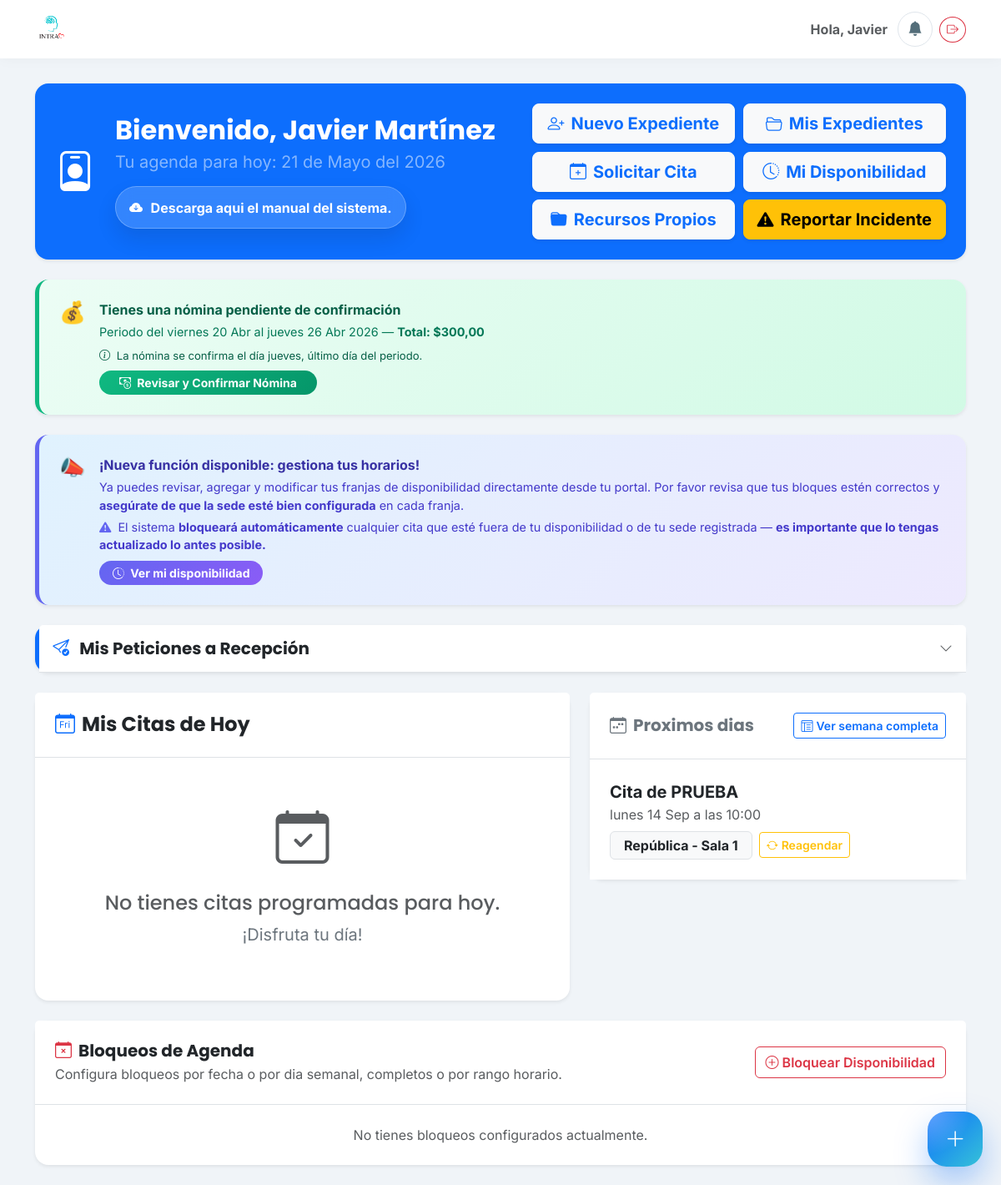
The page /portal-medico/ (signed in) on the database as committed earlier.
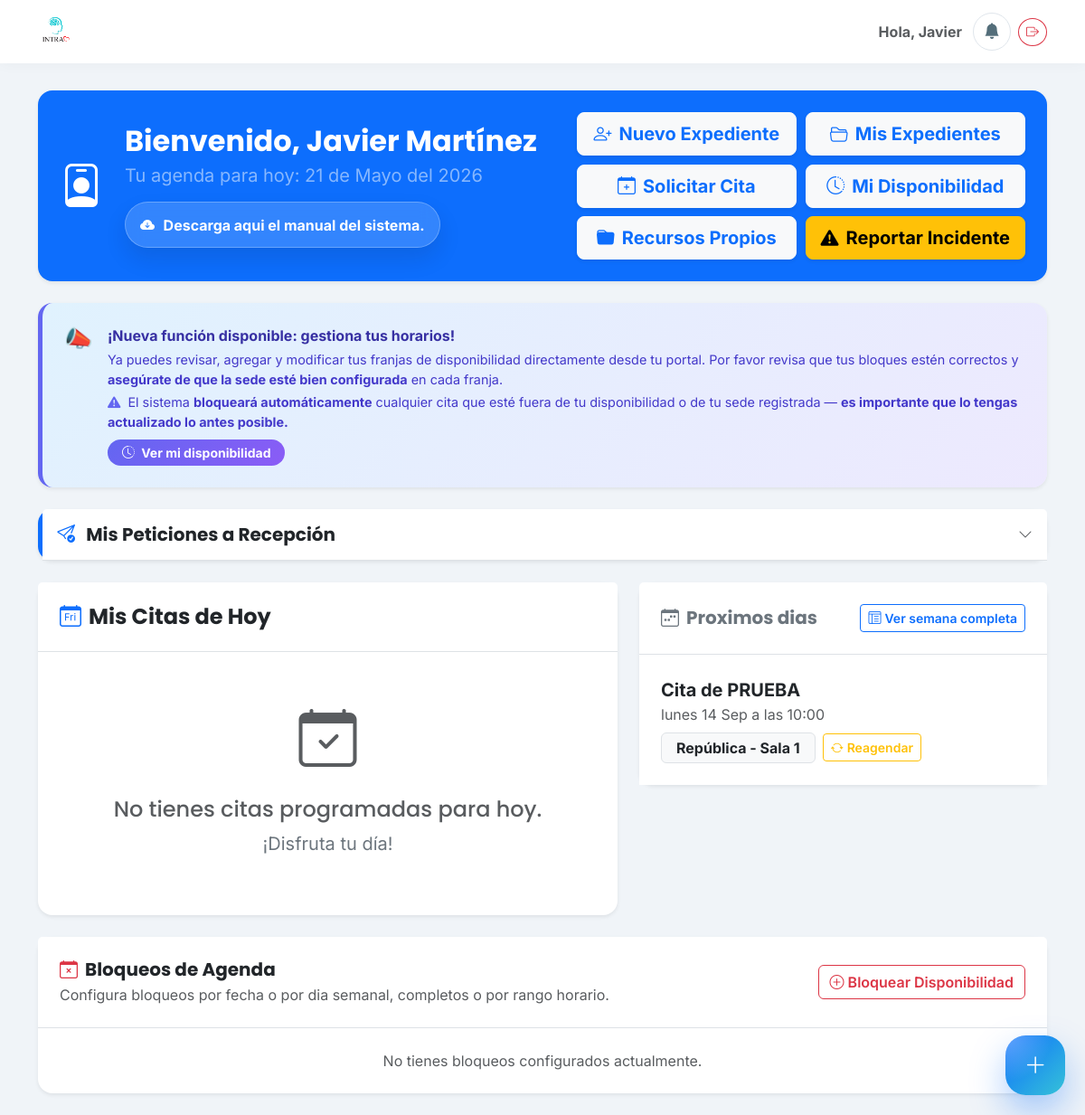
The same page on the database as committed later.
### clinica/models.py (models this page shows, shortened)
class CorteSemanal(models.Model):
    ESTATUS_BORRADOR = 'borrador'
    ESTATUS_APROBADO = 'aprobado'
    ESTATUS_PAGADO = 'pagado'
    ESTATUS_CHOICES = [
        (ESTATUS_BORRADOR, 'Borrador'),
        (ESTATUS_APROBADO, 'Aprobado'),
        (ESTATUS_PAGADO, 'Pagado'),
    ]
    terapeuta = models.ForeignKey(
        'Terapeuta', on_delete=models.PROTECT, related_name='cortes_semanales'
    )
    fecha_inicio = models.DateField(help_text="Lunes de la semana del corte.")
    fecha_fin = models.DateField(help_text="Domingo de la semana del corte.")
    total_sesiones = models.IntegerField(default=0)
    subtotal_sesiones = models.DecimalField(max_digits=10, decimal_places=2, default=0,
                                            help_text="Suma de pagos por sesión (sin bonos).")
    total_bonos = models.DecimalField(max_digits=10, decimal_places=2, default=0,
                                      help_text="Suma de todos los bonos del periodo.")
    total_pago = models.DecimalField(max_digits=10, decimal_places=2, default=0,
                                     help_text="Total a pagar: subtotal_sesiones + total_bonos.")
    estatus = models.CharField(max_length=20, choices=ESTATUS_CHOICES, default=ESTATUS_BORRADOR)
    aprobado_por = models.ForeignKey(
        User, on_delete=models.SET_NULL, null=True, blank=True, related_name='cortes_aprobados'
    )
    aprobado_en = models.DateTimeField(null=True, blank=True)
    CONFIRMACION_ACEPTADO = 'aceptado'
    CONFIRMACION_INCIDENCIA = 'incidencia'
    CONFIRMACION_CHOICES = [
        ('aceptado', 'Aceptado por terapeuta'),
        ('incidencia', 'Incidencia reportada'),
    ]
    confirmacion_terapeuta = models.CharField(
        max_length=20, choices=CONFIRMACION_CHOICES, null=True, blank=True,
    )
    confirmacion_terapeuta_en = models.DateTimeField(null=True, blank=True)
    notas = models.TextField(blank=True)
    creado_en = models.DateTimeField(auto_now_add=True)
    class Meta:
        verbose_name = "Corte Semanal"
        verbose_name_plural = "Cortes Semanales"
        unique_together = [('terapeuta', 'fecha_inicio')]
        ordering = ['-fecha_inicio', 'terapeuta']

### clinica/views.py (the view)
# urls.py: path('portal-medico/', clinica_views.portal_terapeuta, name='portal_terapeuta'),
@login_required
def portal_terapeuta(request):
    if not hasattr(request.user, 'perfil_terapeuta'):
        return redirect('home')
    mi_perfil = request.user.perfil_terapeuta
    hoy = date.today()
    meses = ['Enero', 'Febrero', 'Marzo', 'Abril', 'Mayo', 'Junio', 'Julio', 'Agosto', 'Septiembre', 'Octubre', 'Noviembre', 'Diciembre']
    fecha_bonita = f"{hoy.day} de {meses[hoy.month - 1]} del {hoy.year}"
    citas_hoy = Cita.objects.filter(
        terapeuta=mi_perfil,
        fecha=hoy,
    ).order_by('hora')
    citas_proximas = Cita.objects.filter(
        terapeuta=mi_perfil,
        fecha__gt=hoy,
    ).order_by('fecha', 'hora')[:10]
    try:
        semana_offset = int(request.GET.get('semana_offset', 0))
    except (TypeError, ValueError):
        semana_offset = 0
    inicio_semana = hoy - timedelta(days=hoy.weekday()) + timedelta(weeks=semana_offset)
    fin_semana = inicio_semana + timedelta(days=6)
    citas_semana = list(
        Cita.objects.filter(
            terapeuta=mi_perfil,
            fecha__gte=inicio_semana,
            fecha__lte=fin_semana,
        )
        .select_related('consultorio', 'servicio', 'paciente')
        .prefetch_related('pacientes_adicionales')
        .order_by('fecha', 'hora')
    )
    citas_por_fecha = defaultdict(list)
    for cita in citas_semana:
        citas_por_fecha[cita.fecha].append(cita)
    dias_semana_cortos = ['Lun', 'Mar', 'Mié', 'Jue', 'Vie', 'Sáb', 'Dom']
    meses_cortos = ['ene', 'feb', 'mar', 'abr', 'may', 'jun', 'jul', 'ago', 'sep', 'oct', 'nov', 'dic']
    agenda_semanal = []
    for offset in range(7):
        fecha_item = inicio_semana + timedelta(days=offset)
        agenda_semanal.append({
            'fecha': fecha_item,
            'nombre_corto': dias_semana_cortos[fecha_item.weekday()],
            'mes_corto': meses_cortos[fecha_item.month - 1],
            'es_hoy': fecha_item == hoy,
            'citas': citas_por_fecha.get(fecha_item, []),
        })
    mis_solicitudes = SolicitudCita.objects.filter(
        terapeuta=mi_perfil
    ).order_by('-fecha_creacion')[:5]
    mis_reagendos = SolicitudReagendo.objects.filter(
        terapeuta=mi_perfil
    ).select_related('cita', 'cita__paciente').order_by('-creado_en')[:10]
    bloqueos_futuros = mi_perfil.bloqueos_agenda.filter(
        activo=True,
    ).filter(
        Q(tipo_bloqueo=BloqueoAgendaTerapeuta.TIPO_PERMANENTE) |
        Q(fecha_fin__gte=hoy) |
        Q(fecha_fin__isnull=True, fecha_inicio__gte=hoy)
    ).order_by('alcance', 'dia_semana', 'fecha_inicio', 'hora_inicio')
    manual_portal = AccesoDirectoPortal.objects.filter(
        clave=AccesoDirectoPortal.CLAVE_MANUAL_PORTAL_MEDICO,
        activo=True,
    ).first()
    corte_pendiente_confirmacion = (
        CorteSemanal.objects.filter(
            terapeuta=mi_perfil,
            fecha_fin__lte=hoy,
            confirmacion_terapeuta__isnull=True,
        )
        .order_by('-fecha_fin')
        .first()
    )
    context = {
        'terapeuta': mi_perfil,
        'citas_hoy': citas_hoy,
        'citas_proximas': citas_proximas,
        'agenda_semanal': agenda_semanal,
        'agenda_inicio_semana': inicio_semana,
        'agenda_fin_semana': fin_semana,
        'agenda_semana_offset': semana_offset,
        'mostrar_agenda_semanal': request.GET.get('ver_agenda') == '1',
        'fecha_bonita': fecha_bonita,
        'mis_solicitudes': mis_solicitudes,
        'mis_reagendos': mis_reagendos,
        'bloqueos_agenda': bloqueos_futuros,
        'bloqueo_form': BloqueoAgendaTerapeutaForm(),
        'manual_portal': manual_portal,
        'corte_pendiente_confirmacion': corte_pendiente_confirmacion,
    }
    return render(request, 'clinica/portal_terapeuta.html', context)

### clinica/models.py (called while the page is built)
    def __str__(self):
        return self.nombre

    @property
    def tiene_archivo(self):
        return bool(self.contenido and self.nombre_archivo)

    def pacientes_display_natural(self):
        nombres = [self.paciente.nombre] if self.paciente_id else []
        nombres.extend(list(self.pacientes_adicionales.values_list('nombre', flat=True)))
        if not nombres:
            return ""
        if len(nombres) == 1:
            return nombres[0]
        if len(nombres) == 2:
            return f"{nombres[0]} y {nombres[1]}"
        return f"{', '.join(nombres[:-1])} y {nombres[-1]}"

    def titulo_cita(self):
        pacientes = self.pacientes_display_natural()
        return f"Cita de {pacientes}" if pacientes else "Cita"

### clinica/templates/clinica/portal_terapeuta.html (shortened to what the changed rows need)
{% extends 'clinica/base.html' %}
{% block content %}
<div class="row mb-4">
    <div class="col-12">
        <div class="card bg-primary text-white shadow-sm border-0 rounded-4">
            <div class="card-body p-4 portal-hero-body">
                <div class="d-flex align-items-center portal-hero-copy">
                    <div>
                        <h2 class="fw-bold mb-1">Bienvenido, {{ terapeuta.nombre }}</h2>
                    </div>
                </div>
            </div>
        </div>
    </div>
</div>
{% if corte_pendiente_confirmacion %}
<div class="border-0 rounded-4 shadow-sm mb-4 d-flex align-items-start gap-3 p-4"
     style="background:linear-gradient(135deg,#ecfdf5,#d1fae5); border-left: 5px solid #10b981 !important;">
    <span style="font-size:1.6rem; line-height:1; flex-shrink:0; margin-top:.1rem;">💰</span>
    <div class="flex-grow-1">
        <p class="fw-bold mb-1" style="color:#065f46;">Tienes una nómina pendiente de confirmación</p>
        {% with c=corte_pendiente_confirmacion %}
        <p class="mb-2" style="color:#047857; font-size:.9rem;">
            Periodo del viernes {{ c.fecha_inicio|date:"d M" }} al jueves {{ c.fecha_fin|date:"d M Y" }} —
            <strong>Total: ${{ c.total_pago|floatformat:2 }}</strong>
        </p>
        <p class="mb-2" style="color:#065f46; font-size:.82rem;">
            <i class="bi bi-info-circle me-1"></i>
            La nómina se confirma el día jueves, último día del periodo.
        </p>
        {% endwith %}
        <a href="{% url 'confirmar_nomina_terapeuta' corte_pendiente_confirmacion.id %}"
           class="btn btn-sm fw-bold px-4"
           style="background:linear-gradient(135deg,#10b981,#059669); color:#fff; border-radius:999px; border:0;">
            <i class="bi bi-cash-coin me-1"></i> Revisar y Confirmar Nómina
        </a>
    </div>
</div>
{% endif %}
{% endblock %}

Rows that differ between the two databases and show on the page:
no longer on this page (row edited): CorteSemanal: fecha_inicio "20 Abr", fecha_fin "26 Abr 2026", total_pago "300,00"
Other text that changed with them:
text no longer shown: "💰 Tienes una nómina pendiente de confirmación Periodo del viernes al jueves — Total: $ La nómina se confirma el día jueves, último día del periodo. Revisar y Confirmar Nómina"
